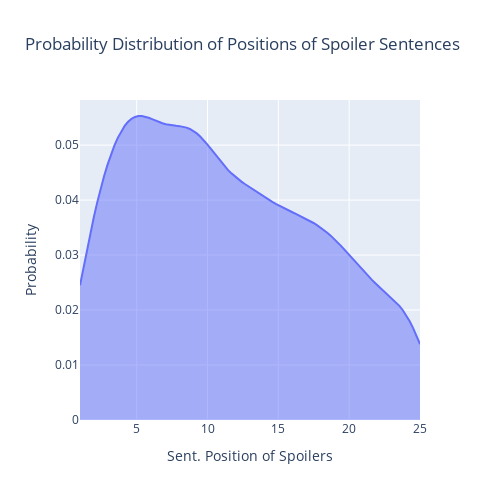

The notebook cell saved with this chart:
### Code cell
# Calculate the Kernel Density Estimate (KDE)
kde = gaussian_kde(data)
x_range = np.linspace(min(data), max(data), 100)  # Create a range for x-axis
kde_values = kde(x_range)  # Evaluate the KDE at those points

# Create a smooth line plot for the KDE
fig = px.area(x=x_range, y=kde_values, labels={'x': 'Sent. Position of Spoilers', 'y': 'Probability'}, title="Probability Distribution of Positions of Spoiler Sentences")
fig.update_layout(xaxis_title="Sent. Position of Spoilers", yaxis_title="Probability", width=500, height=500)
fig.show()

### Figure 1 — Plotly figure (JSON) as saved in the notebook; plotly's stock layout.template omitted (floating-point values rounded to 4 significant figures)
{"data": [{"fillpattern": {"shape": ""}, "hovertemplate": "Sent. Position of Spoilers=%{x}<br>Probability=%{y}<extra></extra>", "legendgroup": "", "line": {"color": "#636efa"}, "marker": {"symbol": "circle"}, "mode": "lines", "name": "", "orientation": "v", "showlegend": false, "stackgroup": "1", "type": "scatter", "x": [1, 1.242, 1.485, 1.727, 1.97, 2.212, 2.455, 2.697, 2.939, 3.182, 3.424, 3.667, 3.909, 4.152, 4.394, 4.636, 4.879, 5.121, 5.364, 5.606, 5.848, 6.091, 6.333, 6.576, 6.818, 7.061, 7.303, 7.545, 7.788, 8.03, 8.273, 8.515, 8.758, 9, 9.242, 9.485, 9.727, 9.97, 10.21, 10.45, 10.7, 10.94, 11.18, 11.42, 11.67, 11.91, 12.15, 12.39, 12.64, 12.88, 13.12, 13.36, 13.61, 13.85, 14.09, 14.33, 14.58, 14.82, 15.06, 15.3, 15.55, 15.79, 16.03, 16.27, 16.52, 16.76, 17, 17.24, 17.48, 17.73, 17.97, 18.21, 18.45, 18.7, 18.94, 19.18, 19.42, 19.67, 19.91, 20.15, 20.39, 20.64, 20.88, 21.12, 21.36, 21.61, 21.85, 22.09, 22.33, 22.58, 22.82, 23.06, 23.3, 23.55, 23.79, 24.03, 24.27, 24.52, 24.76, 25], "xaxis": "x", "y": [0.02452, 0.02775, 0.03091, 0.03395, 0.03684, 0.03954, 0.04204, 0.04433, 0.04641, 0.04826, 0.0499, 0.05132, 0.05251, 0.05349, 0.05424, 0.05478, 0.05512, 0.05529, 0.05529, 0.05518, 0.05497, 0.05472, 0.05445, 0.05419, 0.05397, 0.0538, 0.05367, 0.05359, 0.05352, 0.05345, 0.05334, 0.05318, 0.05293, 0.05258, 0.05213, 0.05157, 0.05092, 0.05018, 0.0494, 0.04858, 0.04777, 0.04698, 0.04623, 0.04553, 0.0449, 0.04434, 0.04382, 0.04336, 0.04292, 0.0425, 0.04209, 0.04168, 0.04127, 0.04086, 0.04046, 0.04007, 0.03969, 0.03932, 0.03898, 0.03865, 0.03834, 0.03804, 0.03774, 0.03745, 0.03715, 0.03685, 0.03653, 0.03619, 0.03583, 0.03545, 0.03503, 0.03457, 0.03407, 0.03353, 0.03295, 0.03233, 0.03167, 0.03099, 0.03028, 0.02957, 0.02885, 0.02814, 0.02745, 0.02677, 0.02611, 0.02548, 0.02488, 0.0243, 0.02375, 0.0232, 0.02265, 0.02208, 0.02146, 0.02077, 0.01997, 0.01904, 0.01795, 0.01671, 0.01532, 0.0138], "yaxis": "y"}], "layout": {"height": 500, "legend": {"tracegroupgap": 0}, "title": {"text": "Probability Distribution of Positions of Spoiler Sentences"}, "width": 500, "xaxis": {"anchor": "y", "autorange": true, "domain": [0, 1], "range": [1, 25], "title": {"text": "Sent. Position of Spoilers"}, "type": "linear"}, "yaxis": {"anchor": "x", "autorange": true, "domain": [0, 1], "range": [0, 0.0582], "title": {"text": "Probability"}, "type": "linear"}}}
